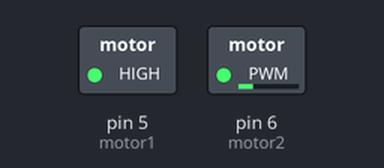
Bench run of a sketch on a simulated Arduino Uno, built with avr-gcc and run on an emulated ATmega328P. Shown: switched loads named in the sketch (green lamp = pin HIGH).

Above: at 0.05 s.
At 10.0 s:
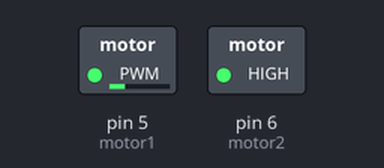
Timing chart, 0 to 13.0 s (numbered marks = the images above):
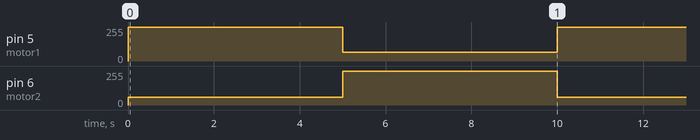

Measured:
- by itself, pin 5 (motor1): alternates 255/255 for 5.0 s and 65/255 for 5.0 s
- by itself, pin 6 (motor2): alternates 255/255 for 5.0 s and 60/255 for 5.0 s

The sketch:

motores.ino
```cpp
int motor1=5;
int motor2=6;


// the setup routine runs once when you press reset:
void setup() {
  // initialize the digital pin as an output.
  pinMode(motor1, OUTPUT);
  pinMode(motor2,OUTPUT);
}

// the loop routine runs over and over again forever:
void loop() {
     moverIzq();
     delay(5000);
     moverDer();
     delay(5000);

}


void moverIzq(){ // MOTOR IZQUIERDO
   analogWrite(motor1,255);
   analogWrite(motor2,60);
}

void moverDer(){ //MOTOR DERECHO
  analogWrite(motor1,65);
  analogWrite(motor2,255);
}
```
